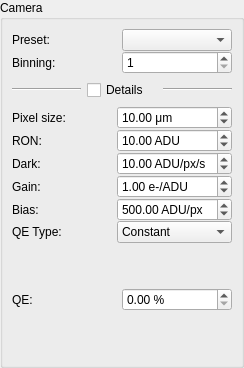
<?xml version="1.0" encoding="UTF-8"?>
<ui version="4.0">
 <class>WidgetCamera</class>
 <widget class="QWidget" name="WidgetCamera">
  <property name="geometry">
   <rect>
    <x>0</x>
    <y>0</y>
    <width>244</width>
    <height>368</height>
   </rect>
  </property>
  <property name="windowTitle">
   <string>Form</string>
  </property>
  <layout class="QVBoxLayout" name="verticalLayout">
   <property name="spacing">
    <number>0</number>
   </property>
   <property name="leftMargin">
    <number>0</number>
   </property>
   <property name="topMargin">
    <number>0</number>
   </property>
   <property name="rightMargin">
    <number>0</number>
   </property>
   <property name="bottomMargin">
    <number>0</number>
   </property>
   <item>
    <widget class="QGroupBox" name="groupBox">
     <property name="title">
      <string>Camera</string>
     </property>
     <layout class="QVBoxLayout" name="verticalLayout_2">
      <item>
       <layout class="QGridLayout" name="gridLayout">
        <property name="spacing">
         <number>0</number>
        </property>
        <item row="1" column="0">
         <widget class="QLabel" name="label_2">
          <property name="text">
           <string>Binning:</string>
          </property>
         </widget>
        </item>
        <item row="1" column="1">
         <widget class="QSpinBox" name="spinBinning">
          <property name="minimum">
           <number>1</number>
          </property>
          <property name="maximum">
           <number>5</number>
          </property>
         </widget>
        </item>
        <item row="0" column="1">
         <widget class="QComboBox" name="comboPreset"/>
        </item>
        <item row="0" column="0">
         <widget class="QLabel" name="label">
          <property name="text">
           <string>Preset:</string>
          </property>
         </widget>
        </item>
       </layout>
      </item>
      <item>
       <layout class="QHBoxLayout" name="horizontalLayout">
        <item>
         <widget class="Line" name="line">
          <property name="orientation">
           <enum>Qt::Horizontal</enum>
          </property>
         </widget>
        </item>
        <item>
         <widget class="QCheckBox" name="checkDetails">
          <property name="text">
           <string>Details</string>
          </property>
          <property name="iconSize">
           <size>
            <width>16</width>
            <height>16</height>
           </size>
          </property>
         </widget>
        </item>
        <item>
         <widget class="Line" name="line_2">
          <property name="orientation">
           <enum>Qt::Horizontal</enum>
          </property>
         </widget>
        </item>
       </layout>
      </item>
      <item>
       <widget class="QWidget" name="widgetDetails" native="true">
        <layout class="QGridLayout" name="gridLayout_2">
         <property name="leftMargin">
          <number>0</number>
         </property>
         <property name="topMargin">
          <number>0</number>
         </property>
         <property name="rightMargin">
          <number>0</number>
         </property>
         <property name="bottomMargin">
          <number>0</number>
         </property>
         <property name="spacing">
          <number>0</number>
         </property>
         <item row="3" column="0">
          <widget class="QLabel" name="label_12">
           <property name="text">
            <string>Gain:</string>
           </property>
          </widget>
         </item>
         <item row="4" column="1">
          <widget class="QDoubleSpinBox" name="spinBias">
           <property name="suffix">
            <string> ADU/px</string>
           </property>
           <property name="maximum">
            <double>9999.989999999999782</double>
           </property>
           <property name="value">
            <double>500.000000000000000</double>
           </property>
          </widget>
         </item>
         <item row="0" column="1">
          <widget class="QDoubleSpinBox" name="spinPixelSize">
           <property name="suffix">
            <string> μm</string>
           </property>
           <property name="value">
            <double>10.000000000000000</double>
           </property>
          </widget>
         </item>
         <item row="1" column="1">
          <widget class="QDoubleSpinBox" name="spinRON">
           <property name="suffix">
            <string> ADU</string>
           </property>
           <property name="decimals">
            <number>2</number>
           </property>
           <property name="value">
            <double>10.000000000000000</double>
           </property>
          </widget>
         </item>
         <item row="5" column="1">
          <widget class="QComboBox" name="comboQEType">
           <item>
            <property name="text">
             <string>Constant</string>
            </property>
           </item>
           <item>
            <property name="text">
             <string>Tabulated</string>
            </property>
           </item>
          </widget>
         </item>
         <item row="1" column="0">
          <widget class="QLabel" name="label_10">
           <property name="text">
            <string>RON:</string>
           </property>
          </widget>
         </item>
         <item row="3" column="1">
          <widget class="QDoubleSpinBox" name="spinGain">
           <property name="suffix">
            <string> e-/ADU</string>
           </property>
           <property name="value">
            <double>1.000000000000000</double>
           </property>
          </widget>
         </item>
         <item row="6" column="0" colspan="2">
          <widget class="QStackedWidget" name="stackedQE">
           <property name="currentIndex">
            <number>0</number>
           </property>
           <widget class="QWidget" name="pageConstantQE">
            <layout class="QGridLayout" name="gridLayout_3">
             <property name="leftMargin">
              <number>0</number>
             </property>
             <property name="topMargin">
              <number>0</number>
             </property>
             <property name="rightMargin">
              <number>0</number>
             </property>
             <property name="bottomMargin">
              <number>0</number>
             </property>
             <property name="spacing">
              <number>0</number>
             </property>
             <item row="0" column="0">
              <widget class="QLabel" name="label_15">
               <property name="text">
                <string>QE:</string>
               </property>
              </widget>
             </item>
             <item row="0" column="1">
              <widget class="QDoubleSpinBox" name="spinQE">
               <property name="suffix">
                <string> %</string>
               </property>
               <property name="maximum">
                <double>100.000000000000000</double>
               </property>
              </widget>
             </item>
            </layout>
           </widget>
           <widget class="QWidget" name="pageTabulatedQE">
            <layout class="QGridLayout" name="gridLayout_4">
             <property name="leftMargin">
              <number>0</number>
             </property>
             <property name="topMargin">
              <number>0</number>
             </property>
             <property name="rightMargin">
              <number>0</number>
             </property>
             <property name="bottomMargin">
              <number>0</number>
             </property>
             <item row="0" column="0">
              <widget class="QLabel" name="label_8">
               <property name="text">
                <string>Table:</string>
               </property>
              </widget>
             </item>
             <item row="0" column="1">
              <widget class="QComboBox" name="comboSensor"/>
             </item>
            </layout>
           </widget>
          </widget>
         </item>
         <item row="2" column="1">
          <widget class="QDoubleSpinBox" name="spinDark">
           <property name="suffix">
            <string> ADU/px/s</string>
           </property>
           <property name="value">
            <double>10.000000000000000</double>
           </property>
          </widget>
         </item>
         <item row="0" column="0">
          <widget class="QLabel" name="label_9">
           <property name="text">
            <string>Pixel size:</string>
           </property>
          </widget>
         </item>
         <item row="2" column="0">
          <widget class="QLabel" name="label_11">
           <property name="text">
            <string>Dark:</string>
           </property>
          </widget>
         </item>
         <item row="4" column="0">
          <widget class="QLabel" name="label_13">
           <property name="text">
            <string>Bias:</string>
           </property>
          </widget>
         </item>
         <item row="5" column="0">
          <widget class="QLabel" name="label_3">
           <property name="text">
            <string>QE Type:</string>
           </property>
          </widget>
         </item>
        </layout>
       </widget>
      </item>
     </layout>
    </widget>
   </item>
  </layout>
 </widget>
 <resources/>
 <connections/>
</ui>
